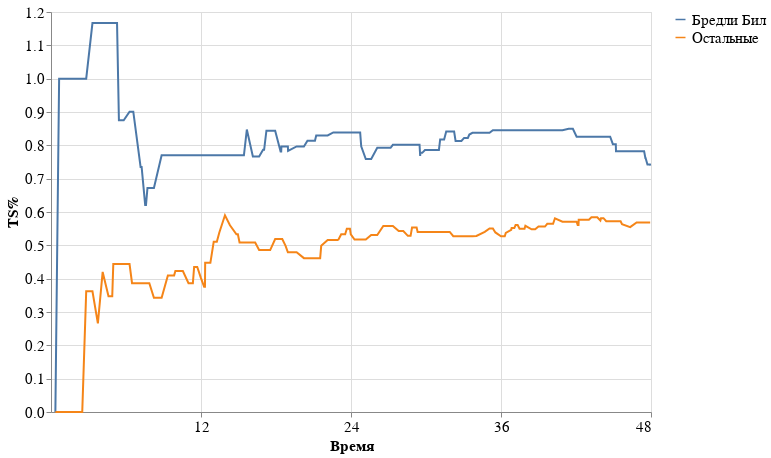

The notebook cell saved with this chart:
### Code cell
plot_ts(line_beal, player_name='Бредли Бил')

### Figure 1 — Vega-Lite specification as saved in the notebook (floating-point values rounded to 4 significant figures; data arrays with more than 128 entries replaced by an {"elided": "..."} marker saying what was removed)
{"config": {"view": {"continuousWidth": 400, "continuousHeight": 300}, "axis": {"labelFontSize": 15, "titleFontSize": 15}, "legend": {"labelFontSize": 15}}, "data": {"name": "data-1840bfdf87a816b71f72079ec490db5f"}, "mark": {"type": "line", "color": "blue"}, "encoding": {"color": {"type": "nominal", "field": "variable", "title": ""}, "x": {"type": "quantitative", "axis": {"grid": true, "values": [12, 24, 36, 48]}, "field": "game_minute", "scale": {"clamp": true, "domain": [0, 48]}, "title": "Время"}, "y": {"type": "quantitative", "field": "ts", "title": "TS%"}}, "height": 400, "width": 600, "$schema": "https://vega.github.io/schema/vega-lite/v4.8.1.json", "datasets": {"data-1840bfdf87a816b71f72079ec490db5f": {"elided": "378 records"}}}
